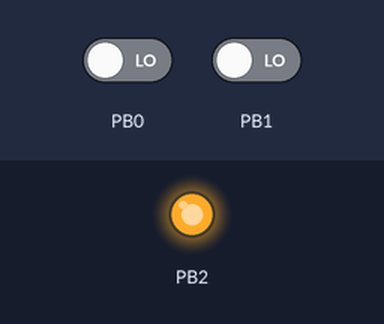
Simulated run of this program. Board: ATmega328P, built with avr-gcc and emulated at 8 MHz. Shown: output pins drawn as LEDs (lit = HIGH). The inputs (shaded band) are chosen by the test bench; at power-on: PB0 LOW, PB1 LOW. Sleep ends after the set time or at an interrupt.

Above: at 1.2 s.
1.3 s: PB0 driven HIGH
At 2.2 s:
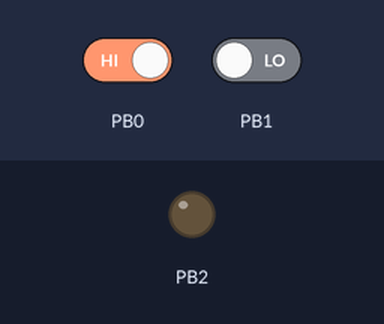
2.8 s: PB1 driven HIGH
At 3.4 s:
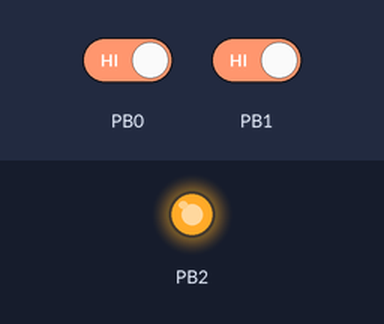
4.3 s: PB0 driven LOW
At 5.7 s:
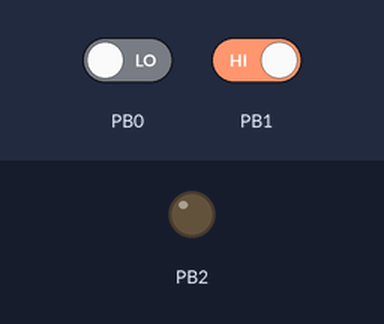
Timing chart, 0 to 7.3 s (numbered marks = the images above; inputs shaded):
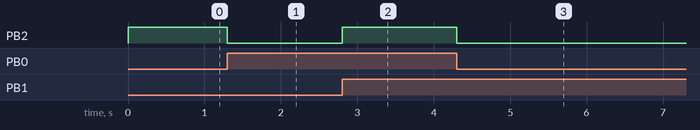

Measured:
- after the input at 1.3 s, PB2: HIGH → LOW at once
- after the input at 2.8 s, PB2: LOW → HIGH at once
- after the input at 4.3 s, PB2: HIGH → LOW at once

The program:

main.c
```c
/*
 * TwoButton.c
 *
 * Created: 3/9/2017 3:57:49 PM
 * Author : David Hunt
 */

 #define F_CPU 8000000

#include <avr/io.h>
#include <avr/interrupt.h>
#include <avr/sleep.h>

#define offButtINT	PCINT0		//off interrupt from PINB0
#define onButtINT	PCINT1		//on interrupt from PINB1
#define LEDPort		PORTB2		//LED port

//On and Off button ISR
ISR (PCINT0_vect)
{

	cli();						//disable interrupts
	if (PCMSK0 == (1<<offButtINT)){	//if powered on
		PCMSK0 |= (1<<onButtINT);	//enable 'on' interrupt
		PCMSK0 &= ~(1<<offButtINT);	//disable 'off' interrupt
		set_sleep_mode(SLEEP_MODE_PWR_DOWN);	//set sleep mode to 'power down'
		sei();						//enable interrupts
	PORTB = (1<<PORTB3);		//set PORTB2 high (remains on for LED)

		sleep_mode();				//enter 'power down' mode
	}
	else{	//if powered down
		PCMSK0 &= ~(1<<onButtINT);	//disable 'on' interrupt
		PCMSK0 |= (1<<offButtINT);	//enable 'off' interrupt
	}
	sei();
}


int main(void)
{
	DDRB = 0b0000100;			//PORTB2 as output, others input

	PCMSK0 |= (1<<offButtINT);	//set off button interrupt mask
	PCICR |= (1<<PCIE0);		//enable pin interrupts
	sei();

    while (1)
    {
		PORTB = (1<<LEDPort);		//set PORTB2 high (remains on for LED)
    }
}
```
